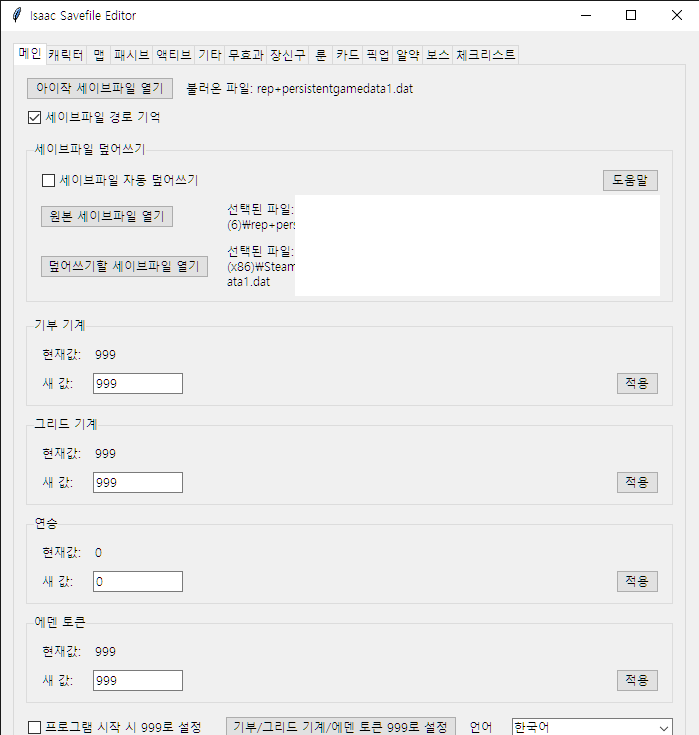
#> input picture image/1.png, 699 x 735 px
$ python -i bgremove.py   (imports and definitions only)
#> lines starting #> are read from the running program, lines starting #| are printed output that depends on the picture; after the words box and inside, x2 and y2 are one past the last pixel; in counts of white or black regions, pixels touching at a corner belong together
#> further down, picture is the input picture: shape (735, 699, 3); mean B, G, R 237, 237, 237
import os
import sys
import argparse
from collections import deque

import numpy as np
import cv2
from PIL import Image

# [33 lines left out: functions load_image_keep_alpha, save_image_preserve, crop_by_alpha, not called in this run]

def flood_fill_background_mask(img_bgr, tol=12, seed_step=10):
    """
    테두리에서 시작하는 flood fill로 '배경'만 마스크로 선정.
    tol: 색 허용오차(0~255). 값이 클수록 느슨.
    seed_step: 테두리 씨앗 점 간격(px)
    반환: background_mask (H x W, bool)
    """
#> called with tol = 12, seed_step = 10
    h, w = img_bgr.shape[:2]
#> h = 735; w = 699
    # floodFill용 마스크는 (h+2, w+2)
    mask = np.zeros((h + 2, w + 2), np.uint8)

    # 여러 시드 생성(4변 + 모서리)
    seeds = []
    for x in range(0, w, seed_step):
        seeds.append((x, 0))
        seeds.append((x, h - 1))
    for y in range(0, h, seed_step):
        seeds.append((0, y))
        seeds.append((w - 1, y))
    seeds = list(set(seeds))  # 중복 제거

    # floodFill 옵션
    flags = cv2.FLOODFILL_MASK_ONLY | (255 << 8)  # 마스크에만 채우기, fill value=255
    lo = (tol, tol, tol)
    up = (tol, tol, tol)

    # 마스크는 누적(여러 씨앗으로 배경 확장)
    for sx, sy in seeds:
        # 이미 채워진 곳이면 넘어감
        if mask[sy + 1, sx + 1] != 0:
            continue
        # 시드 픽셀 색이 이미지 내일 때만 시도
        if 0 <= sx < w and 0 <= sy < h:
            try:
                cv2.floodFill(img_bgr, mask, (sx, sy), 0, lo, up, flags)
            except cv2.error:
                # 드물게 색공간/모드 문제 시 패스
                continue

    # 가장자리에서 채운 값은 마스크에서 1, 내부는 0
    bg_mask = (mask[1:h+1, 1:w+1] > 0)
    return bg_mask

def crop_by_border_floodfill(img, tol=12, seed_step=10):
    """
    알파가 없을 때(예: JPG/RGB) 테두리 flood fill로 배경 제거 후 트림
    """
    # BGR만 사용
    if img.ndim == 2:
        bgr = cv2.cvtColor(img, cv2.COLOR_GRAY2BGR)
    elif img.shape[2] == 4:
        bgr = cv2.cvtColor(img, cv2.COLOR_BGRA2BGR)
    else:
        bgr = img.copy()

    bg_mask = flood_fill_background_mask(bgr, tol=tol, seed_step=seed_step)
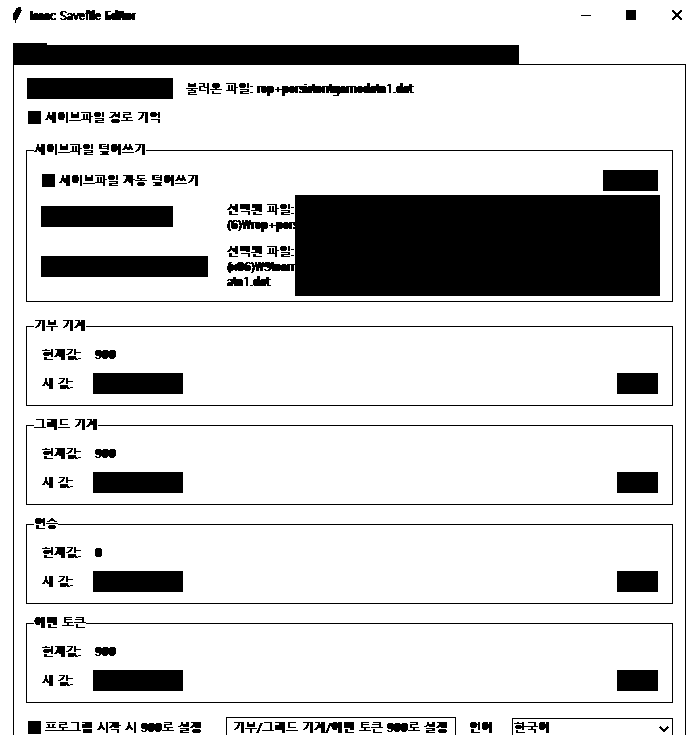
#> bg_mask: shape (735, 699) bool; 82.6% white; 229 black regions (60 under 20 px), largest, box (x1, y1, x2, y2) and area: (227, 195, 660, 296) 37490, (13, 43, 686, 735) 11695, (41, 256, 208, 277) 3507
    fg_mask = ~bg_mask

    if not np.any(fg_mask):
        # 전부 배경으로 인식되면 자르지 않음 (tol이 너무 큰 경우)
        return img

    pts = cv2.findNonZero(fg_mask.astype(np.uint8))
#> pts = contour of 89262 points, box (x1, y1, x2, y2) (13, 7, 686, 735), area 12763
    x, y, bw, bh = cv2.boundingRect(pts)
#> x = 13; y = 7; bw = 673; bh = 728
    return img[y:y+bh, x:x+bw]
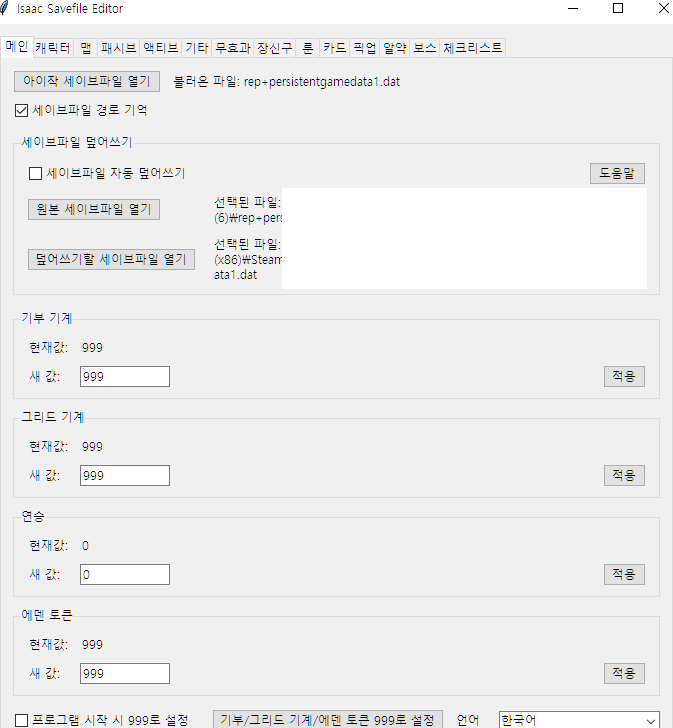
#> returned value: shape (728, 673, 3); mean of channels 0, 1, 2 237.4, 237.3, 237.3; drawn as B, G, R

# [13 lines left out: function process_one, not called in this run]

def is_image_file(name):
    n = name.lower()
    return n.endswith((".png", ".jpg", ".jpeg", ".webp", ".bmp", ".tif", ".tiff"))

# [31 lines left out: function main, not called in this run]

# [2 lines not run here, left out]

>>> import cv2
>>> picture = cv2.imread('../../image/1.png')
>>> result = crop_by_border_floodfill(picture)
